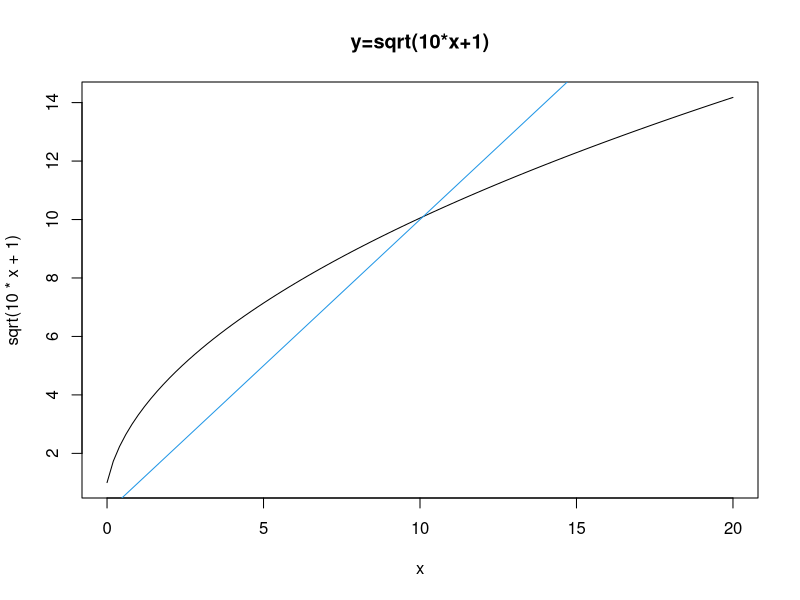
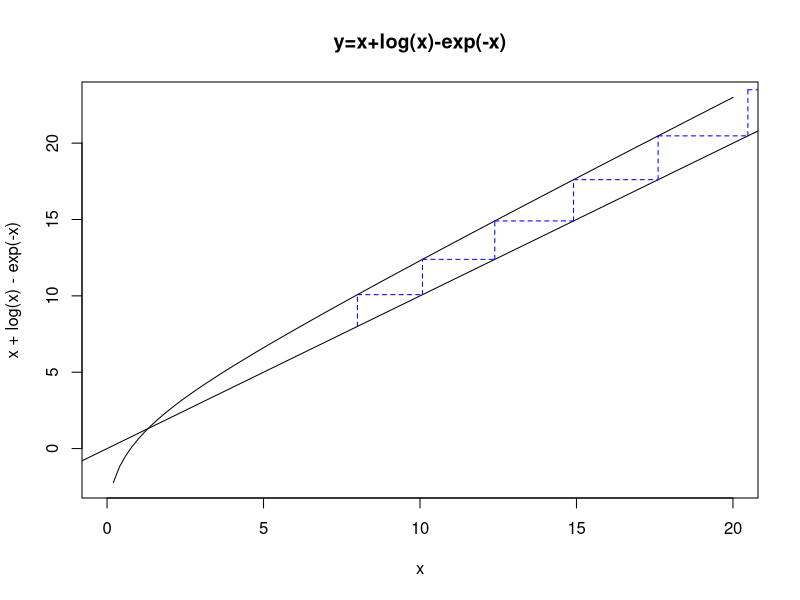

Generate these figures, in order, with R:
# Now we put a domain check in the function

# write the function sqrt(10*x+1)
F1<-function(x){
	if (x< -1){
	cat("Function not defined for x<-1. Exit.")
	return("NaN") }
		return(sqrt(10*x+1))
}

F2<-function(x){
			return(x+log(x)-exp(-x))
}

pdf("Fig3.pdf")
curve(sqrt(10*x+1),0,20,main="y=sqrt(10*x+1)")
abline(coef=c(0,1),col=4)
dev.off()

# function declaration
FixedPointFinder<-function(func,StartingValue,Tolerance,MaxNumberOfIterations,DrawLines){
	# set initial parameters (maximum number of steps; accuracy required; start 	point)
	#StartingXValue<- StartValue
	#MaxNumberOfIterations<-100
	#Tolerance<-1e-5
	Deviation<-1000   # an arbitrary big number
	i<-0
	Xprime<-StartingValue 
	#browser()
	#Set up a while loop until we hit the required target accuracy or the max. 	number of steps
	while ((i<MaxNumberOfIterations)&&(Deviation>Tolerance))
	{
		# Set x'=f(x)
		X<-Xprime # x is our current v-value
		Xprime<-func(X)
		if (Xprime=="NaN"){
			cat("Function not defined error.\n")
			break
		}
		if (DrawLines){
			segments(X,X,X,Xprime,col="blue",lty=2)
			segments(X,Xprime,Xprime,Xprime,col="blue",lty=2)
			}
		
		# calculate accuracy<- |f(x)-x|
		Deviation<-abs(Xprime-X)
		X<-Xprime
		i<-i+1
	}

	# output the result
	if (Deviation<Tolerance){
		cat(paste("Found the fixed point: ",X, "after ", i, "iterations"))
		}else{
		cat(paste("Convergence failure. Deviation: ",Deviation, "after ", i, 	"iterations"))}
}

pdf("Fig8.pdf")
curve(x+log(x)-exp(-x),0,20,main="y=x+log(x)-exp(-x)")
abline(0,1)
FixedPointFinder(F2,8,1e-5,25,1)
dev.off()
	

